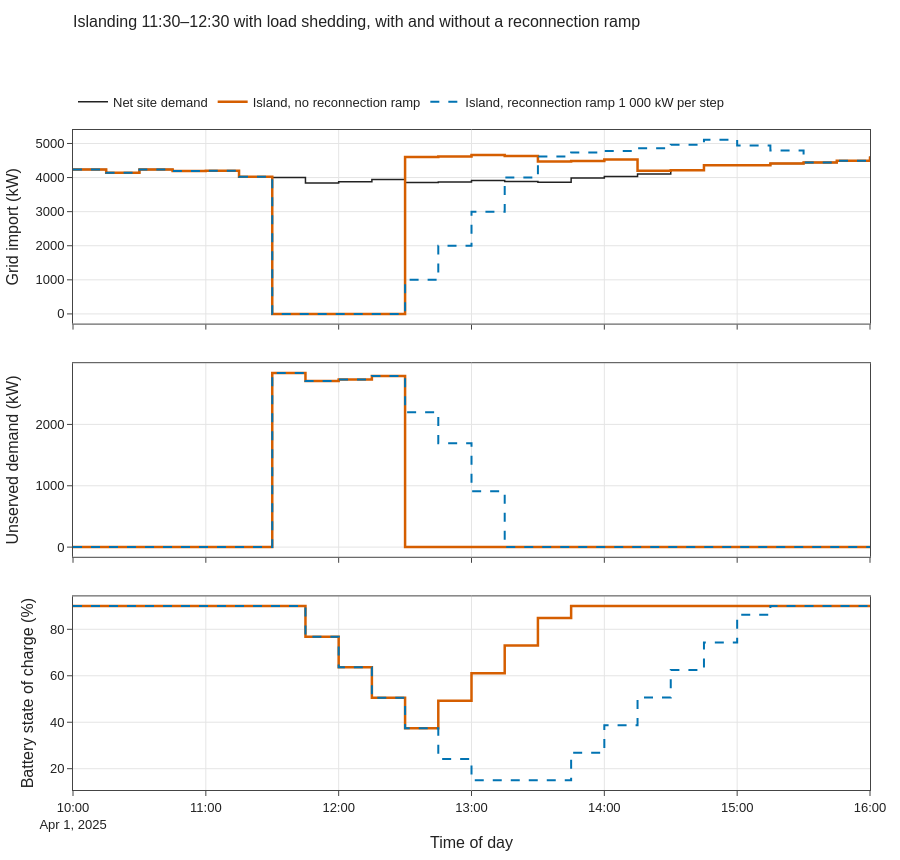

Write notebook code for a chart like this one.
### Code cell
win = slice("2025-04-01 10:00", "2025-04-01 16:00")
show = ["Island, no reconnection ramp", "Island, reconnection ramp 1 000 kW per step"]
fig = vp.stacked_panels([
    ("Grid import (kW)", {"Net site demand": net[win], **{n: island[n].ts.grid_kw[win] for n in show}}),
    ("Unserved demand (kW)", {n: island[n].ts.unserved_kw[win] for n in show}),
    ("Battery state of charge (%)", {n: 100 * island[n].ts.soc[win] for n in show}),
], title="Islanding 11:30–12:30 with load shedding, with and without a reconnection ramp", row_height=240)
vp.save(fig, OUT / "islanding", png=True)
fig.show()
